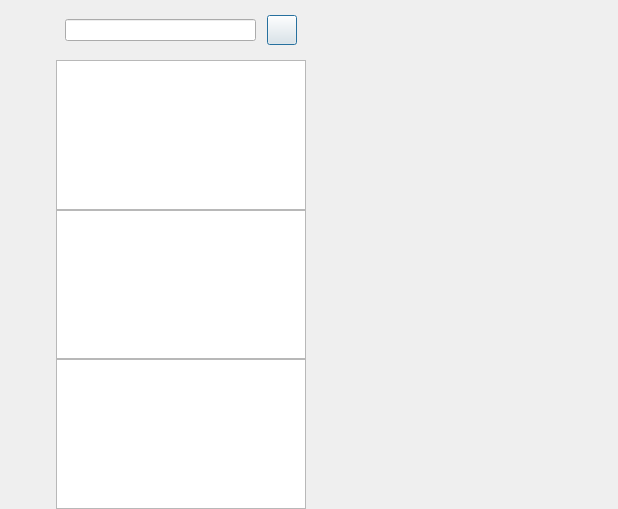
<?xml version="1.0" encoding="UTF-8"?>
<ui version="4.0">
 <class>ChatDialog</class>
 <widget class="QDialog" name="ChatDialog">
  <property name="geometry">
   <rect>
    <x>0</x>
    <y>0</y>
    <width>618</width>
    <height>509</height>
   </rect>
  </property>
  <property name="windowTitle">
   <string>Dialog</string>
  </property>
  <layout class="QHBoxLayout" name="horizontalLayout">
   <property name="spacing">
    <number>0</number>
   </property>
   <property name="leftMargin">
    <number>0</number>
   </property>
   <property name="topMargin">
    <number>0</number>
   </property>
   <property name="rightMargin">
    <number>0</number>
   </property>
   <property name="bottomMargin">
    <number>0</number>
   </property>
   <item>
    <widget class="QWidget" name="side_bar" native="true">
     <property name="sizePolicy">
      <sizepolicy hsizetype="Fixed" vsizetype="Expanding">
       <horstretch>0</horstretch>
       <verstretch>0</verstretch>
      </sizepolicy>
     </property>
     <property name="minimumSize">
      <size>
       <width>56</width>
       <height>0</height>
      </size>
     </property>
     <property name="maximumSize">
      <size>
       <width>56</width>
       <height>16777215</height>
      </size>
     </property>
     <layout class="QVBoxLayout" name="verticalLayout">
      <property name="leftMargin">
       <number>0</number>
      </property>
      <property name="topMargin">
       <number>10</number>
      </property>
      <property name="rightMargin">
       <number>0</number>
      </property>
      <property name="bottomMargin">
       <number>0</number>
      </property>
      <item>
       <widget class="QWidget" name="widget" native="true">
        <layout class="QVBoxLayout" name="verticalLayout_3">
         <property name="spacing">
          <number>30</number>
         </property>
         <property name="leftMargin">
          <number>2</number>
         </property>
         <property name="topMargin">
          <number>0</number>
         </property>
         <property name="rightMargin">
          <number>0</number>
         </property>
         <property name="bottomMargin">
          <number>1</number>
         </property>
         <item>
          <widget class="QLabel" name="side_head_lb">
           <property name="minimumSize">
            <size>
             <width>50</width>
             <height>50</height>
            </size>
           </property>
           <property name="maximumSize">
            <size>
             <width>50</width>
             <height>50</height>
            </size>
           </property>
           <property name="text">
            <string/>
           </property>
           <property name="alignment">
            <set>Qt::AlignmentFlag::AlignCenter</set>
           </property>
          </widget>
         </item>
         <item>
          <widget class="StateWidget" name="side_chat_lb" native="true">
           <property name="minimumSize">
            <size>
             <width>30</width>
             <height>30</height>
            </size>
           </property>
           <property name="maximumSize">
            <size>
             <width>30</width>
             <height>30</height>
            </size>
           </property>
          </widget>
         </item>
         <item>
          <widget class="StateWidget" name="side_contact_lb" native="true">
           <property name="minimumSize">
            <size>
             <width>30</width>
             <height>30</height>
            </size>
           </property>
           <property name="maximumSize">
            <size>
             <width>30</width>
             <height>30</height>
            </size>
           </property>
          </widget>
         </item>
        </layout>
       </widget>
      </item>
      <item>
       <spacer name="verticalSpacer">
        <property name="orientation">
         <enum>Qt::Orientation::Vertical</enum>
        </property>
        <property name="sizeHint" stdset="0">
         <size>
          <width>20</width>
          <height>40</height>
         </size>
        </property>
       </spacer>
      </item>
     </layout>
    </widget>
   </item>
   <item>
    <widget class="QWidget" name="chat_user_wid" native="true">
     <property name="maximumSize">
      <size>
       <width>250</width>
       <height>16777215</height>
      </size>
     </property>
     <layout class="QVBoxLayout" name="verticalLayout_2">
      <property name="spacing">
       <number>0</number>
      </property>
      <property name="leftMargin">
       <number>0</number>
      </property>
      <property name="topMargin">
       <number>0</number>
      </property>
      <property name="rightMargin">
       <number>0</number>
      </property>
      <property name="bottomMargin">
       <number>0</number>
      </property>
      <item>
       <widget class="QWidget" name="search_wid" native="true">
        <property name="minimumSize">
         <size>
          <width>0</width>
          <height>60</height>
         </size>
        </property>
        <property name="maximumSize">
         <size>
          <width>16777215</width>
          <height>60</height>
         </size>
        </property>
        <layout class="QHBoxLayout" name="horizontalLayout_2">
         <property name="spacing">
          <number>6</number>
         </property>
         <property name="leftMargin">
          <number>9</number>
         </property>
         <property name="topMargin">
          <number>9</number>
         </property>
         <property name="rightMargin">
          <number>9</number>
         </property>
         <property name="bottomMargin">
          <number>9</number>
         </property>
         <item>
          <widget class="CustomizeEdit" name="search_edit"/>
         </item>
         <item>
          <spacer name="horizontalSpacer">
           <property name="orientation">
            <enum>Qt::Orientation::Horizontal</enum>
           </property>
           <property name="sizeType">
            <enum>QSizePolicy::Policy::Fixed</enum>
           </property>
           <property name="sizeHint" stdset="0">
            <size>
             <width>5</width>
             <height>20</height>
            </size>
           </property>
          </spacer>
         </item>
         <item>
          <widget class="ClickedBtn" name="add_btn">
           <property name="minimumSize">
            <size>
             <width>30</width>
             <height>30</height>
            </size>
           </property>
           <property name="maximumSize">
            <size>
             <width>30</width>
             <height>30</height>
            </size>
           </property>
           <property name="text">
            <string/>
           </property>
          </widget>
         </item>
        </layout>
       </widget>
      </item>
      <item>
       <widget class="ChatUserList" name="chat_user_list"/>
      </item>
      <item>
       <widget class="SearchList" name="search_list"/>
      </item>
      <item>
       <widget class="QListWidget" name="con_user_list"/>
      </item>
     </layout>
    </widget>
   </item>
   <item>
    <widget class="QStackedWidget" name="stackedWidget">
     <widget class="ChatPage" name="chat_page"/>
     <widget class="QWidget" name="friend_apply_page"/>
    </widget>
   </item>
  </layout>
 </widget>
 <customwidgets>
  <customwidget>
   <class>ClickedBtn</class>
   <extends>QPushButton</extends>
   <header location="global">clickedbtn.h</header>
  </customwidget>
  <customwidget>
   <class>CustomizeEdit</class>
   <extends>QLineEdit</extends>
   <header location="global">customizeedit.h</header>
  </customwidget>
  <customwidget>
   <class>ChatUserList</class>
   <extends>QListWidget</extends>
   <header location="global">chatuserlist.h</header>
  </customwidget>
  <customwidget>
   <class>ChatPage</class>
   <extends>QWidget</extends>
   <header location="global">chatpage.h</header>
   <container>1</container>
  </customwidget>
  <customwidget>
   <class>StateWidget</class>
   <extends>QWidget</extends>
   <header location="global">statewidget.h</header>
   <container>1</container>
  </customwidget>
  <customwidget>
   <class>SearchList</class>
   <extends>QListWidget</extends>
   <header location="global">searchlist.h</header>
  </customwidget>
 </customwidgets>
 <resources/>
 <connections/>
</ui>
